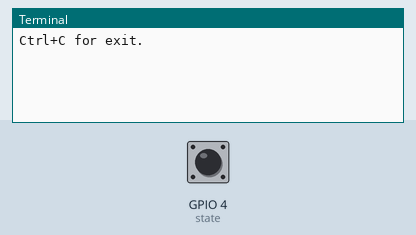
This program was run on a simulated Raspberry Pi (BCM pin numbers). Parts: the last lines printed to the terminal. The inputs (shaded band) are chosen by the test bench; at power-on: GPIO 4 (state) HIGH.

Above: at 1.2 s.
1.3 s: GPIO 4 (state) pulled LOW for 0.15 s
At 1.43 s:
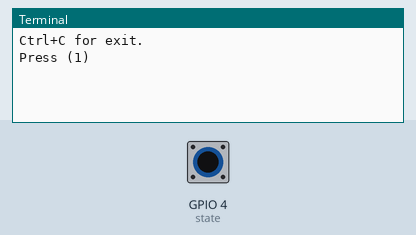
At 2.4 s:
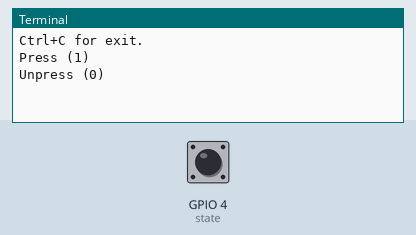

The program:

read_gpio.py
```python
import RPi.GPIO as GPIO
import time

GPIO.setmode(GPIO.BCM)
GPIO.setup(4, GPIO.IN, GPIO.PUD_UP)

def button_callback(channel):
    state = GPIO.input(4)
    print("Press (1)" if state == 0 else "Unpress (0)")

GPIO.add_event_detect(4, GPIO.BOTH, callback=button_callback, bouncetime=50)

try:
    print("Ctrl+C for exit.")
    while True:
        time.sleep(1)

except KeyboardInterrupt:
    pass
finally:
    GPIO.cleanup()
```

Measured:
- after the input at 1.3 s, the terminal: prints a new line at once (image 1)
